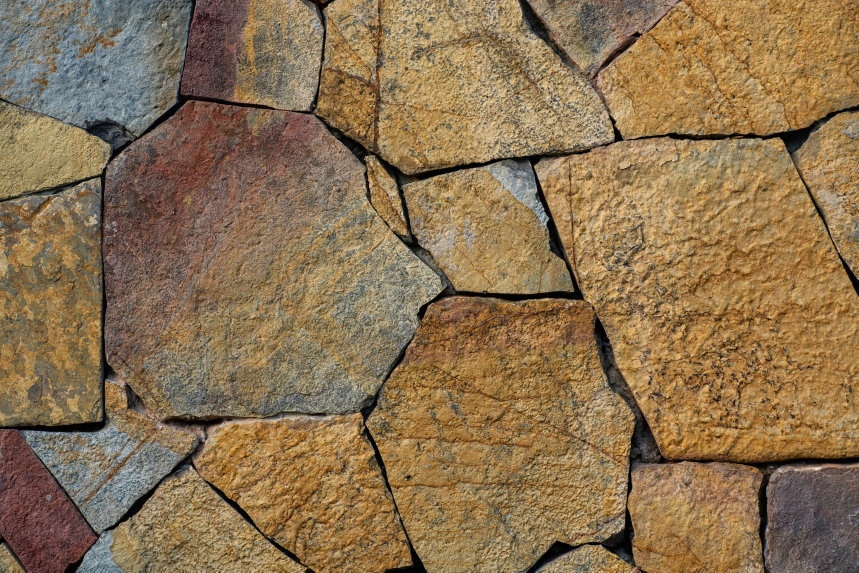
#> input picture assets/citystatephobos/pexels-2160634325-38137354.jpg, 2576 x 1717 px (shown at 1/3 size); its folder holds only this picture in this run
$ python process_all.py
#> lines starting #> are read from the running program, lines starting #| are printed output that depends on the picture
### tools/phobos/textures/seamless.py
"""Make a photograph (or a nearly tiling painting) of masonry repeat with no seam.

    python tools/phobos/textures/seamless.py <image> <out.png> [size]          one image
    from seamless import make_tile                                             as a library

How. A plain cross-fade of the edges ghosts every stone it crosses, so instead:
  1. Light is evened: the broad light and dark across the photo (a sunlit side, a shadowed corner) is divided out,
     or the repeat shows as a grid of light patches on a long wall.
  2. A span that repeats is found: for many candidate widths, the strip just past the window's right edge is compared
     with the strip at its left edge; the width where they agree best is where the courses and joints line up. The
     same for the height.
  3. The two strips are joined along a cut, not a fade: the cheapest path down the overlap (dynamic programming, as
     in image quilting), which runs along joints and through flat stone where the two already agree. A pixel or two
     of feather hides what's left.
  4. The result is checked: `seam_score` is how much sharper the picture's change is across the wrap than inside it
     (1.0 = no different from anywhere else; over about 1.6 a seam can be seen), and `patch_score` how uneven it
     still is at a quarter of its width (a visible repeat on a big wall). Before that, `calm` pulls standout patches
     toward the tile's mean colour.
Returns the tile and those two numbers, so a whole folder can be sorted by them.
"""
import sys

import numpy as np
from PIL import Image, ImageFilter

LUM = np.array([0.2126, 0.7152, 0.0722], np.float32)


def blur(a, r):
    """Gaussian blur of a float array (H, W) or (H, W, 3), edges reflected. Done small and scaled back up: these
    blurs are all broad, so nothing is lost and it is quick."""
    if a.ndim == 3:
        return np.stack([blur(a[..., k], r) for k in range(a.shape[2])], -1)
    pad = int(r * 2)
    b = np.pad(a, pad, mode="reflect")
    k = max(1.0, r / 4.0)
    h, w = b.shape
    small = Image.fromarray(b.astype(np.float32), "F").resize((max(int(w / k), 2), max(int(h / k), 2)), Image.BILINEAR)
    lo, hi = small.getextrema()
    s8 = Image.fromarray(((np.asarray(small) - lo) / max(hi - lo, 1e-6) * 255).astype(np.uint8)).filter(ImageFilter.GaussianBlur(r / k))
    out = np.asarray(Image.fromarray(np.asarray(s8, np.float32) / 255 * (hi - lo) + lo, "F").resize((w, h), Image.BICUBIC), np.float32)
    return out[pad:-pad, pad:-pad]


def even_light(a, strength=0.85):
    """Divide out the broad light and dark (a sixth of the width and coarser)."""
    lum = a @ LUM
    broad = blur(lum, max(lum.shape) / 6)
    return np.clip(a * ((lum.mean() / np.maximum(broad, 0.02)) ** strength)[..., None], 0, 1)


def best_span(g, lo, hi, band, step):
    """The span (in pixels along axis 1 of the grey picture g) between lo and hi whose two edge strips agree best,
    and where it starts. Compares the strip at the start with the strip one span on."""
    h, w = g.shape
    best = (1e18, lo, 0)
    for span in range(lo, hi + 1, step):
        room = w - span - band
        if room < 0:
            break
        for x0 in range(0, room + 1, max(step * 2, room // 6 or 1)):
            d = g[:, x0:x0 + band] - g[:, x0 + span:x0 + span + band]
            e = float((d * d).mean())
            if e < best[0]:
                best = (e, span, x0)
    return best[1], best[2], best[0]


def cut(a, b):
    """Join strip a (the window's own start) and strip b (what follows the window's end) along the cheapest path
    from top to bottom: b to the left of the cut, a to its right. Both (H, B, 3)."""
    cost = ((a - b) ** 2).sum(-1)
    # (A cut should also not run along a strong edge of either strip.)
    gx = np.abs(np.diff(a @ LUM, axis=1, append=a[:, -1:] @ LUM)) + np.abs(np.diff(b @ LUM, axis=1, append=b[:, -1:] @ LUM))
    cost = cost + 0.15 * gx
    H, B = cost.shape
    acc = cost.copy()
    for y in range(1, H):
        prev = acc[y - 1]
        left = np.concatenate([[np.inf], prev[:-1]]); right = np.concatenate([prev[1:], [np.inf]])
        acc[y] += np.minimum(prev, np.minimum(left, right))
    path = np.zeros(H, int)
    path[-1] = int(acc[-1, B // 6: B - B // 6].argmin()) + B // 6
    for y in range(H - 2, -1, -1):
        x = path[y + 1]
        lo, hi = max(x - 1, 0), min(x + 2, B)
        path[y] = lo + int(acc[y, lo:hi].argmin())
    xs = np.arange(B)[None, :]
    m = np.clip((xs - path[:, None]) / 2.0 + 0.5, 0, 1)[..., None]  # 0 left of the cut (b), 1 right of it (a)
    return b * (1 - m) + a * m


def wrap_x(a, g, frac=(0.55, 0.92), band_frac=0.09):
    """Crop a (H, W, 3) to a span that repeats along x and join its ends. g: a small grey copy for the search."""
    h, w = a.shape[:2]
    s = g.shape[1] / w
    band_s = max(int(g.shape[1] * band_frac), 6)
    span_s, x0_s, _ = best_span(g, int(g.shape[1] * frac[0]), int(g.shape[1] * frac[1]) - band_s, band_s, 1)
    span, x0, band = int(round(span_s / s)), int(round(x0_s / s)), int(round(band_s / s))
    # (Refine the span by a few full-size pixels either way.)
    full = a @ LUM
    best = (1e18, span)
    for d in range(-int(2 / s), int(2 / s) + 1):
        if x0 + span + d + band > w or span + d < band * 2:
            continue
        e = float(((full[:, x0:x0 + band] - full[:, x0 + span + d:x0 + span + d + band]) ** 2).mean())
        if e < best[0]:
            best = (e, span + d)
    span = best[1]
    head = cut(a[:, x0:x0 + band], a[:, x0 + span:x0 + span + band])
    return np.concatenate([head, a[:, x0 + band:x0 + span]], 1)


def calm(a, strength=0.6):
    """Take the standout patches out of a finished tile (an orange stone, a pale smear: what the eye catches on the
    third repeat): colour's drift at an eighth of the width is pulled toward the tile's mean, wrapping."""
    h, w = a.shape[:2]
    low = blur(np.tile(a, (3, 3, 1)), w / 8)[h:2 * h, w:2 * w]
    return np.clip(a - (low - low.mean((0, 1))) * strength, 0, 1)


def despot(a, strength):
    """Knock back the odd stones: the ones whose colour stands furthest from the tile's own (a white-mortared patch, a
    teal brick, a tuft of weeds, a black hole), which no offset or tint hides because the eye finds them on every
    repeat. At stone size (a fortieth of the width) each patch's difference from the mean is measured; past about two
    standard deviations it is pulled back toward the mean, wrapping."""
    if strength <= 0:
        return a
    h, w = a.shape[:2]
    low = blur(np.tile(a, (3, 3, 1)), w / 40)[h:2 * h, w:2 * w]
    dev = low - low.mean((0, 1))
    mag = np.sqrt((dev ** 2).sum(-1))
    sd = float(mag.std()) + 1e-6; mu = float(mag.mean())
    k = np.clip((mag - (mu + 1.2 * sd)) / (1.5 * sd), 0, 1)
    return np.clip(a - dev * (k * strength)[..., None], 0, 1)


def scores(t):
    """(seam_score, patch_score) of a finished tile."""
    lum = t @ LUM
    dx = np.abs(lum - np.roll(lum, 1, 1)); dy = np.abs(lum - np.roll(lum, 1, 0))
    inside = (np.median(dx.mean(0)[4:-4]) + np.median(dy.mean(1)[4:-4])) / 2
    seam = max(dx[:, 0].mean(), dy[0].mean()) / max(inside, 1e-6)
    big = np.tile(lum, (3, 3)); h, w = lum.shape
    low = blur(big, w / 8)[h:2 * h, w:2 * w]
    return float(seam), float(low.std() / max(lum.std(), 1e-6))


def make_tile(img, size=1024, work=1600, even=0.85, calm_by=0.6, despot_by=0.0):
    """img: a PIL image. Returns (tile as PIL RGB size x size, seam_score, patch_score, aspect): the tile is squeezed
    square, so lay it aspect times as wide as it is tall (aspect = the cropped span's width over its height)."""
    im = img.convert("RGB")
    k = work / max(im.size)
    if k < 1:
        im = im.resize((int(im.size[0] * k), int(im.size[1] * k)), Image.LANCZOS)
    a = np.asarray(im, np.float32) / 255
    a = even_light(a, even)
    small = lambda arr: np.asarray(Image.fromarray((np.clip(arr @ LUM, 0, 1) * 255).astype(np.uint8)).resize((arr.shape[1] // 4, arr.shape[0] // 4), Image.BILINEAR), np.float32) / 255
    a = wrap_x(a, small(a))
    a = np.swapaxes(a, 0, 1)
    a = wrap_x(a, small(a))
    a = np.swapaxes(a, 0, 1)
    a = despot(calm(even_light(a, 0.5), calm_by), despot_by)
    aspect = a.shape[1] / a.shape[0]
    t = Image.fromarray((np.clip(a, 0, 1) * 255 + 0.5).astype(np.uint8)).resize((size, size), Image.LANCZOS)
    s, p = scores(np.asarray(t, np.float32) / 255)
    return t, s, p, aspect


# [3 lines that do not run on import are left out]

### tools/phobos/textures/process_all.py
"""Run every Phobos source texture through seamless.py and lay each out 3 x 3 on contact sheets.

    python tools/phobos/textures/process_all.py

Sources: assets/citystatephobos/*.jpg (the owner's photographs, ids p000..) and the generated tiles in its batch
folders (their own BM_* ids). Writes tools/build/phobos_tex/tiles/<id>.png (512, for review; not in the repo),
tools/phobos/textures/catalog.json (id, source, seam and patch scores, aspect) and art/phobos/textures/sheet_NN.jpg
(20 a page, each tile repeated 3 x 3 at its true aspect, its id and scores under it; seams over 1.6 marked red).
"""
import glob, json, os, sys
from concurrent.futures import ProcessPoolExecutor
from PIL import Image, ImageDraw
sys.path.insert(0, os.path.dirname(os.path.abspath(__file__)))
from seamless import make_tile

ROOT = os.path.normpath(os.path.join(os.path.dirname(os.path.abspath(__file__)), "..", "..", ".."))
SRC = os.path.join(ROOT, "assets", "citystatephobos")
TILES = os.path.join(ROOT, "tools", "build", "phobos_tex", "tiles")
SHEETS = os.path.join(ROOT, "art", "phobos", "textures")


def sources():
    out = [(f"p{k:03d}", f) for k, f in enumerate(sorted(glob.glob(os.path.join(SRC, "*.jpg"))))]
    for f in sorted(glob.glob(os.path.join(SRC, "*", "textures", "**", "*.png"), recursive=True)):
        out.append((os.path.basename(f).replace("_Color.png", "").replace(".png", ""), f))
    return out


def one(job):
    tid, f = job
    t, s, p, asp = make_tile(Image.open(f), 512)
#> in make_tile, im is the input picture: PIL image 2576x1717 RGB; mean R, G, B 139.2, 114.6, 80.9
#> in blur, `lo, hi = small.getextrema()`: lo = 0.245; hi = 0.609
#> after the loop in best_span, `for span in range(lo, hi + 1, step):`: best = (0.0184, 245, 114)
#> in wrap_x, `span_s, x0_s, _ = best_span(g, int(g.shape[1] * frac[0]), int(g.shape[..`: span_s = 245; x0_s = 114
#> in wrap_x, `span, x0, band = int(round(span_s / s)), int(round(x0_s / s)), int(rou..`: span = 982; x0 = 457; band = 140
#> in wrap_x, `best = (1e18, span)`: best = (1e+18, 982)
#> the loop in wrap_x, `for d in range(-int(2 / s), int(2 / s) + 1):` made 17 passes
#> (e, best) on passes 1 to 3: (0.0332, (0.0332, 974)), (0.0332, (0.0332, 975)), (0.0331, (0.0331, 976))
#> in wrap_x, `span = best[1]`: span = 976
#> after the loop in cut, `for y in range(1, H):`:
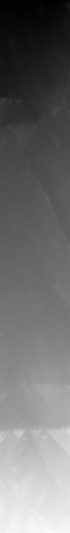
#> acc: shape (1066, 140) float32 (shown at 1/2 size); min 0.00429, max 48.48, mean 21.3; drawn with min black and max white
#> after the loop in cut, `for y in range(H - 2, -1, -1):`: path = 1066 values, max 88 at index 930, min 2 at index 425, mean 37.83
#> in make_tile, `a = np.swapaxes(a, 0, 1)`:
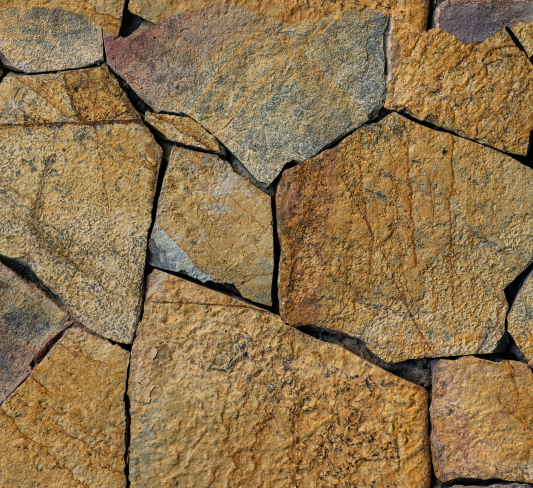
#> a: shape (976, 1066, 3) float64 (shown at 1/2 size); mean R, G, B 0.564, 0.459, 0.307
#> call 2 of wrap_x, with frac = (0.55, 0.92), band_frac = 0.09
#> in wrap_x (call 2), `span_s, x0_s, _ = best_span(g, int(g.shape[1] * frac[0]), int(g.shape[..`: span_s = 153; x0_s = 15
#> in wrap_x (call 2), `span, x0, band = int(round(span_s / s)), int(round(x0_s / s)), int(rou..`: span = 613; x0 = 60; band = 92
#> in wrap_x (call 2), `full = a @ LUM`:
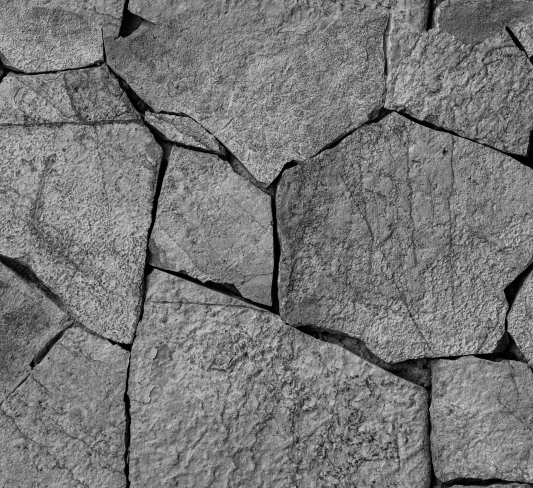
#> full: shape (976, 1066) float64 (shown at 1/2 size); min 0, max 0.946, mean 0.47
#> in wrap_x (call 2), `best = (1e18, span)`: best = (1e+18, 613)
#> the loop in wrap_x (call 2), `for d in range(-int(2 / s), int(2 / s) + 1):` made 17 passes
#> (e, best) on passes 1, 2, 8, 9, 10, 11: (0.0378, (0.0378, 605)), (0.0377, (0.0377, 606)), (0.0376, (0.0376, 612)), (0.0375, (0.0375, 613)), (0.0375, (0.0375, 614)), (0.0374, (0.0374, 615))
#> in wrap_x (call 2), `span = best[1]`: span = 615
#> after the loop in cut (call 2), `for y in range(1, H):`:
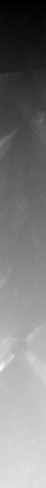
#> acc: shape (976, 92) float64 (shown at 1/2 size); min 0.000394, max 38.71, mean 18.9; drawn with min black and max white
#> after the loop in cut (call 2), `for y in range(H - 2, -1, -1):`: path = 976 values, max 91 at index 459, min 21 at index 185, mean 60.7
#> in calm, `h, w = a.shape[:2]`: h = 615; w = 976
#> call 4 of blur, with r = 122
#> in blur (call 4), `lo, hi = small.getextrema()`: lo = 0.158; hi = 0.695
#> in blur (call 4), `return out[pad:-pad, pad:-pad]`:
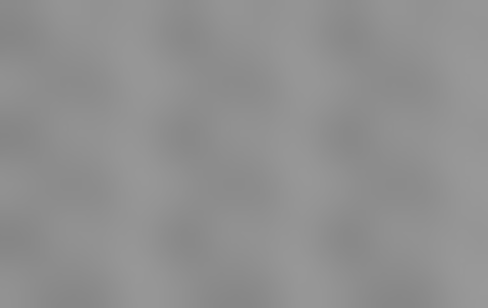
#> returned value: shape (1845, 2928) float32 (shown at 1/6 size); min 0.528, max 0.6, mean 0.566
#> in blur (call 5), `pad = int(r * 2)`: pad = 244
#> in blur (call 5), `small = Image.fromarray(b.astype(np.float32), "F").resize((max(int(w /..`:
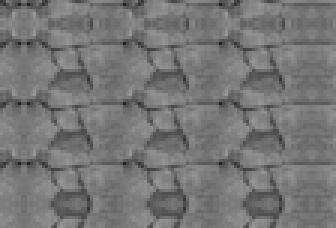
#> small: PIL image 112x76 F (shown 3 times larger); min 0.136, max 0.604, mean 0.463
#> in blur (call 5), `lo, hi = small.getextrema()`: lo = 0.136; hi = 0.604
#> in blur (call 6), `b = np.pad(a, pad, mode="reflect")`:
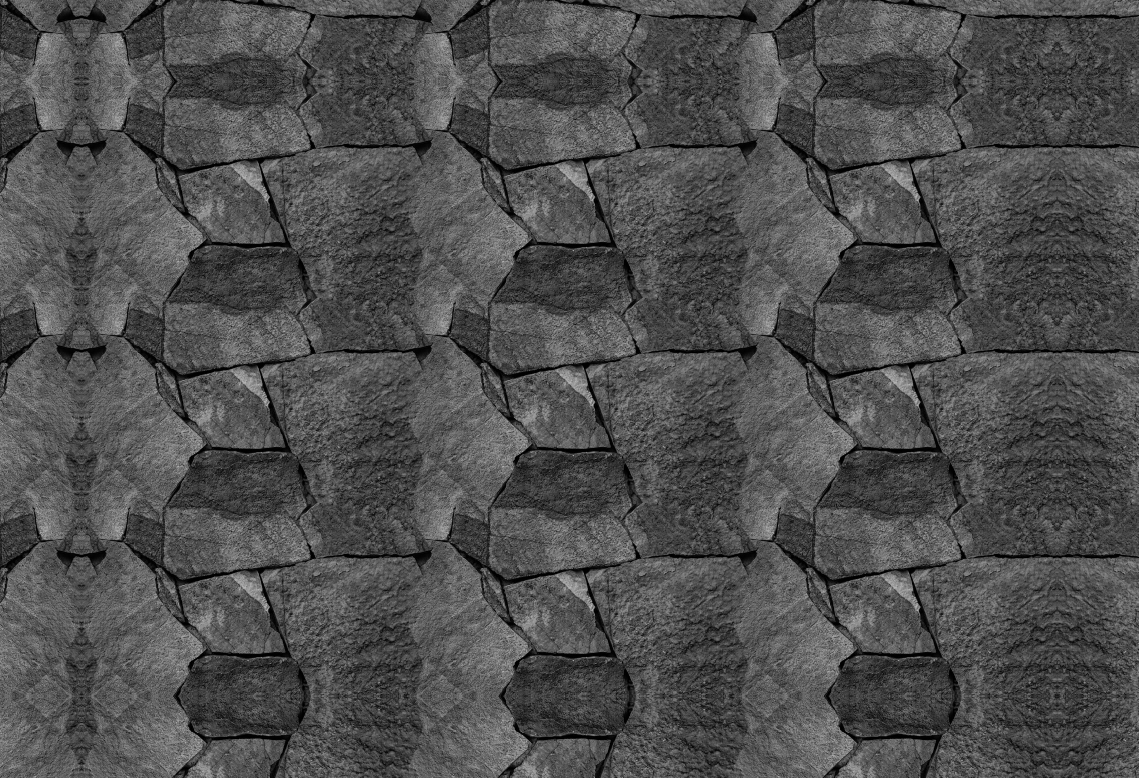
#> b: shape (2333, 3416) float64 (shown at 1/3 size); min 0, max 0.908, mean 0.313
#> in blur (call 6), `lo, hi = small.getextrema()`: lo = 0.109; hi = 0.539
#> in scores, `inside = (np.median(dx.mean(0)[4:-4]) + np.median(dy.mean(1)[4:-4])) / 2`: inside = 0.0695
#> in scores, `seam = max(dx[:, 0].mean(), dy[0].mean()) / max(inside, 1e-6)`: seam = 0.984
#> in make_tile, `s, p = scores(np.asarray(t, np.float32) / 255)`: p = 0.0986
#> s = 0.984; p = 0.0986; asp = 1.59
    t.save(os.path.join(TILES, tid + ".png"))
    return {"id": tid, "source": os.path.relpath(f, ROOT).replace("\\", "/"), "seam": round(s, 2), "patch": round(p, 3), "aspect": round(asp, 3)}


if __name__ == "__main__":
    os.makedirs(TILES, exist_ok=True); os.makedirs(SHEETS, exist_ok=True)
    with ProcessPoolExecutor(6) as ex:
        cat = list(ex.map(one, sources()))
#> cat = 1 item
    json.dump(cat, open(os.path.join(ROOT, "tools", "phobos", "textures", "catalog.json"), "w"), indent=0)
    C, CELL = 5, 420
    for page in range(0, len(cat), 20):
        part = cat[page:page + 20]
#> part = 1 item
        s = Image.new("RGB", (C * CELL, 4 * (CELL + 24)), (24, 24, 24)); d = ImageDraw.Draw(s)
        for k, c in enumerate(part):
            t = Image.open(os.path.join(TILES, c["id"] + ".png"))
            a = c["aspect"]; tw, th = (140, max(int(140 / a), 40)) if a >= 1 else (max(int(140 * a), 40), 140)
#> after `a = c['aspect']`: a = 1.59
#> after `tw, th = (140, max(int(140 / a), 40)) if a >= 1 else (max(int(140 * a)`: tw = 140; th = 88
            t = t.resize((tw, th), Image.LANCZOS)
            cell = Image.new("RGB", (CELL - 8, CELL - 8))
            for i in range(0, CELL, tw):
                for j in range(0, CELL, th):
                    cell.paste(t, (i, j))
            x, y = (k % C) * CELL, (k // C) * (CELL + 24)
#> x = 0; y = 0
            s.paste(cell, (x + 4, y + 4))
            d.text((x + 6, y + CELL - 2), f"{c['id'][:34]}  seam {c['seam']}  patch {c['patch']}", fill=(255, 90, 90) if c["seam"] > 1.6 else (230, 230, 120))
        s.save(os.path.join(SHEETS, f"sheet_{page // 20 + 1:02d}.jpg"), quality=84)
    bad = [c["id"] for c in cat if c["seam"] > 1.6]
#> bad = []
    print(len(cat), "tiles;", len(bad), "with a seam over 1.6:", " ".join(bad))
#| 1 tiles; 0 with a seam over 1.6:

$ run again, on assets/citystatephobos/pexels-sora-noao-265549236-12998849.jpg
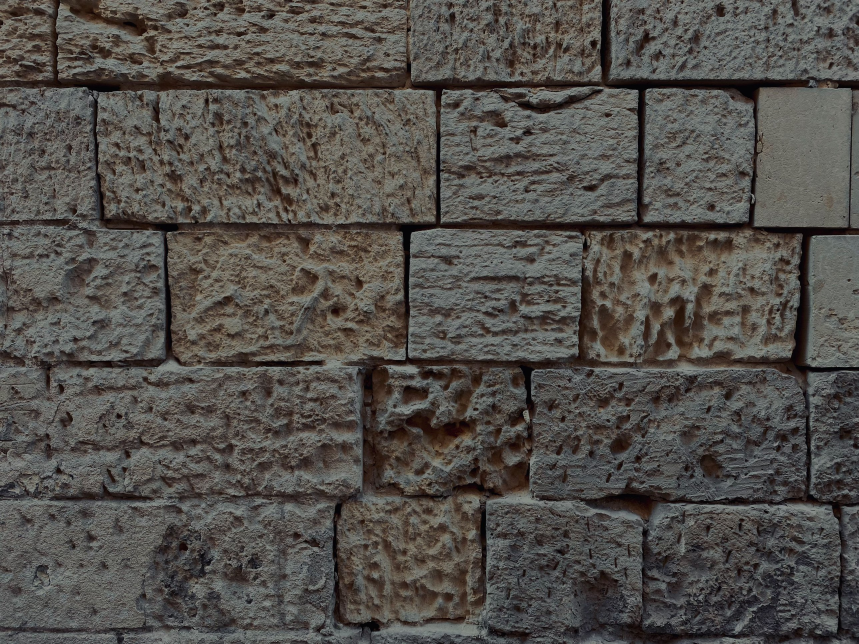
#> input picture assets/citystatephobos/pexels-sora-noao-265549236-12998849.jpg, 2576 x 1932 px (shown at 1/3 size)
#> in make_tile, im is the input picture: PIL image 2576x1932 RGB; mean R, G, B 83.1, 79.7, 75.4
#> im: PIL image 1599x1200 RGB
#> in blur, `lo, hi = small.getextrema()`: lo = 0.183; hi = 0.435
#> after the loop in best_span, `for span in range(lo, hi + 1, step):`: best = (0.0134, 232, 88)
#> span_s = 232; x0_s = 88
#> in wrap_x, `span, x0, band = int(round(span_s / s)), int(round(x0_s / s)), int(rou..`: span = 930; x0 = 353; band = 140
#> in wrap_x, `best = (1e18, span)`: best = (1e+18, 930)
#> the loop in wrap_x, `for d in range(-int(2 / s), int(2 / s) + 1):` made 17 passes
#> (e, best) on passes 1 to 7: (0.0266, (0.0266, 922)), (0.0265, (0.0265, 923)), (0.0265, (0.0265, 924)), (0.0264, (0.0264, 925)), (0.0264, (0.0264, 926)), (0.0263, (0.0263, 927)), (0.0262, (0.0262, 928))
#> in wrap_x, `span = best[1]`: span = 928
#> after the loop in cut, `for y in range(H - 2, -1, -1):`: path = 1200 values, max 139 at index 210, min 14 at index 864, mean 87.16
#> g: shape (232, 300) float32
#> full: shape (928, 1200) float64
#> the loop in wrap_x (call 2), `for d in range(-int(2 / s), int(2 / s) + 1):` made 17 passes
#> (e, best) on passes 1 to 8: (0.029, (0.029, 968)), (0.0289, (0.0289, 969)), (0.0288, (0.0288, 970)), (0.0286, (0.0286, 971)), (0.0285, (0.0285, 972)), (0.0285, (0.0285, 973)), (0.0285, (0.0285, 974)), (0.0284, (0.0284, 975))
#> gx: shape (928, 108) float64
#> after the loop in cut (call 2), `for y in range(1, H):`:
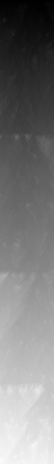
#> acc: shape (928, 108) float64 (shown at 1/2 size); min 0.00624, max 25.39, mean 12.3; drawn with min black and max white
#> after the loop in cut (call 2), `for y in range(H - 2, -1, -1):`: path = 928 values, max 105 at index 460, min 58 at index 131, mean 82.45
#> m: shape (928, 108, 1) float64
#> lum: shape (976, 928) float64
#> b: shape (1626, 1578) float64
#> small: PIL image 38x39 F
#> in blur (call 2), `lo, hi = small.getextrema()`: lo = 0.153; hi = 0.409
#> s8: PIL image 38x39 L
#> out: shape (1626, 1578) float32
#> in blur (call 2), `return out[pad:-pad, pad:-pad]`:
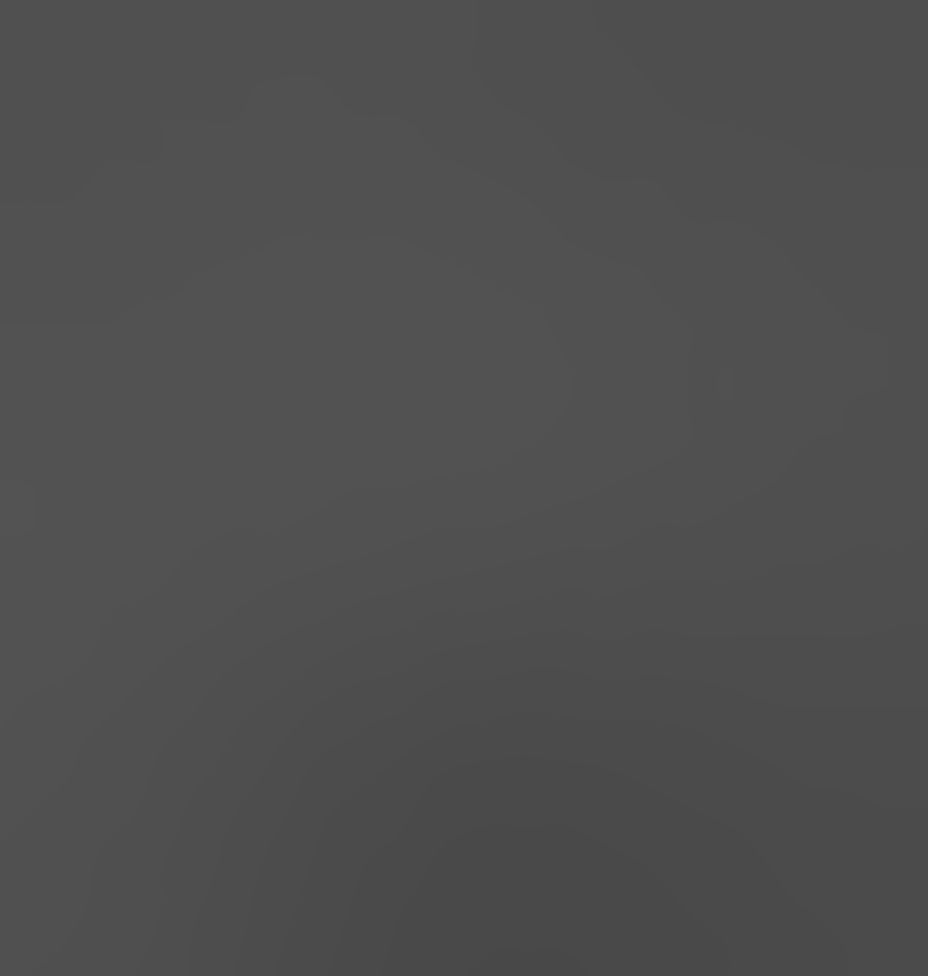
#> returned value: shape (976, 928) float32; min 0.285, max 0.326, mean 0.311
#> in calm, `h, w = a.shape[:2]`: h = 976; w = 928
#> inside = 0.0536
#> seam = 1.39
#> in make_tile, `s, p = scores(np.asarray(t, np.float32) / 255)`: p = 0.0423
#> in one, `t, s, p, asp = make_tile(Image.open(f), 512)`: s = 1.39; p = 0.0423; asp = 0.951
#> cat = 1 item
#> `a = c['aspect']`: a = 0.951
#> tw = 133; th = 140
#> `x, y = (k % C) * CELL, (k // C) * (CELL + 24)`: x = 0
#> bad = []
#| 1 tiles; 0 with a seam over 1.6:
